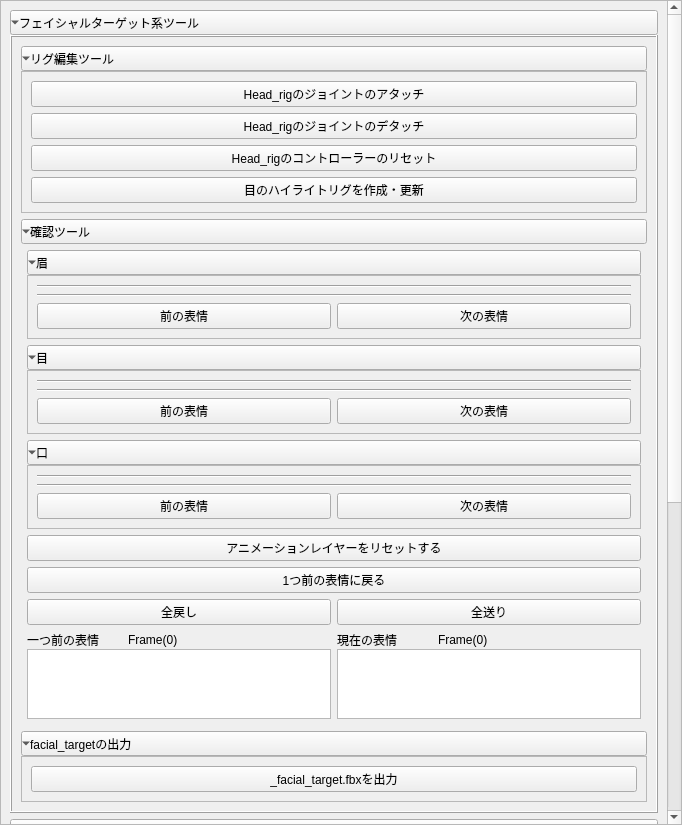
<?xml version="1.0" encoding="UTF-8"?>
<ui version="4.0">
 <class>MainWindow</class>
 <widget class="QMainWindow" name="MainWindow">
  <property name="geometry">
   <rect>
    <x>0</x>
    <y>0</y>
    <width>682</width>
    <height>825</height>
   </rect>
  </property>
  <property name="minimumSize">
   <size>
    <width>500</width>
    <height>0</height>
   </size>
  </property>
  <property name="windowTitle">
   <string>MainWindow</string>
  </property>
  <widget class="QWidget" name="centralwidget">
   <layout class="QVBoxLayout" name="verticalLayout_21" stretch="0">
    <property name="spacing">
     <number>0</number>
    </property>
    <property name="leftMargin">
     <number>0</number>
    </property>
    <property name="topMargin">
     <number>0</number>
    </property>
    <property name="rightMargin">
     <number>0</number>
    </property>
    <property name="bottomMargin">
     <number>0</number>
    </property>
    <item>
     <widget class="QScrollArea" name="scrollArea">
      <property name="horizontalScrollBarPolicy">
       <enum>Qt::ScrollBarAlwaysOff</enum>
      </property>
      <property name="sizeAdjustPolicy">
       <enum>QAbstractScrollArea::AdjustToContents</enum>
      </property>
      <property name="widgetResizable">
       <bool>true</bool>
      </property>
      <widget class="QWidget" name="scrollAreaWidgetContents">
       <property name="geometry">
        <rect>
         <x>0</x>
         <y>-492</y>
         <width>663</width>
         <height>1315</height>
        </rect>
       </property>
       <layout class="QVBoxLayout" name="verticalLayout" stretch="0,0,0,1">
        <item>
         <layout class="QVBoxLayout" name="facial_target_type_tool_frame_layout">
          <property name="spacing">
           <number>0</number>
          </property>
          <item>
           <widget class="QToolButton" name="facial_target_type_tool_frame_btn">
            <property name="sizePolicy">
             <sizepolicy hsizetype="Expanding" vsizetype="Fixed">
              <horstretch>0</horstretch>
              <verstretch>0</verstretch>
             </sizepolicy>
            </property>
            <property name="text">
             <string>フェイシャルターゲット系ツール</string>
            </property>
            <property name="iconSize">
             <size>
              <width>4</width>
              <height>4</height>
             </size>
            </property>
            <property name="toolButtonStyle">
             <enum>Qt::ToolButtonTextBesideIcon</enum>
            </property>
            <property name="arrowType">
             <enum>Qt::DownArrow</enum>
            </property>
           </widget>
          </item>
          <item>
           <widget class="QFrame" name="facial_target_type_tool_frame">
            <property name="frameShape">
             <enum>QFrame::Box</enum>
            </property>
            <property name="frameShadow">
             <enum>QFrame::Raised</enum>
            </property>
            <layout class="QVBoxLayout" name="verticalLayout_8">
             <property name="sizeConstraint">
              <enum>QLayout::SetDefaultConstraint</enum>
             </property>
             <item>
              <layout class="QVBoxLayout" name="edit_rig_frame_layout">
               <property name="spacing">
                <number>0</number>
               </property>
               <item>
                <widget class="QToolButton" name="edit_rig_frame_btn">
                 <property name="sizePolicy">
                  <sizepolicy hsizetype="Expanding" vsizetype="Fixed">
                   <horstretch>0</horstretch>
                   <verstretch>0</verstretch>
                  </sizepolicy>
                 </property>
                 <property name="text">
                  <string>リグ編集ツール</string>
                 </property>
                 <property name="iconSize">
                  <size>
                   <width>4</width>
                   <height>4</height>
                  </size>
                 </property>
                 <property name="toolButtonStyle">
                  <enum>Qt::ToolButtonTextBesideIcon</enum>
                 </property>
                 <property name="arrowType">
                  <enum>Qt::DownArrow</enum>
                 </property>
                </widget>
               </item>
               <item>
                <widget class="QFrame" name="edit_rig_frame">
                 <property name="frameShape">
                  <enum>QFrame::StyledPanel</enum>
                 </property>
                 <property name="frameShadow">
                  <enum>QFrame::Raised</enum>
                 </property>
                 <layout class="QVBoxLayout" name="verticalLayout_6">
                  <item>
                   <widget class="QPushButton" name="exec_attach_head_rig_btn">
                    <property name="text">
                     <string>Head_rigのジョイントのアタッチ</string>
                    </property>
                   </widget>
                  </item>
                  <item>
                   <widget class="QPushButton" name="exec_detach_head_rig_btn">
                    <property name="text">
                     <string>Head_rigのジョイントのデタッチ</string>
                    </property>
                   </widget>
                  </item>
                  <item>
                   <widget class="QPushButton" name="exec_reset_head_rig_controller_btn">
                    <property name="text">
                     <string>Head_rigのコントローラーのリセット</string>
                    </property>
                   </widget>
                  </item>
                  <item>
                   <widget class="QPushButton" name="exec_edit_eye_highlight_rig_btn">
                    <property name="text">
                     <string>目のハイライトリグを作成・更新</string>
                    </property>
                   </widget>
                  </item>
                 </layout>
                </widget>
               </item>
              </layout>
             </item>
             <item>
              <layout class="QVBoxLayout" name="facial_check_frame_layout">
               <property name="spacing">
                <number>0</number>
               </property>
               <property name="leftMargin">
                <number>0</number>
               </property>
               <property name="topMargin">
                <number>0</number>
               </property>
               <property name="rightMargin">
                <number>0</number>
               </property>
               <property name="bottomMargin">
                <number>0</number>
               </property>
               <item>
                <widget class="QToolButton" name="facial_check_frame_btn">
                 <property name="sizePolicy">
                  <sizepolicy hsizetype="Expanding" vsizetype="Fixed">
                   <horstretch>0</horstretch>
                   <verstretch>0</verstretch>
                  </sizepolicy>
                 </property>
                 <property name="text">
                  <string>確認ツール</string>
                 </property>
                 <property name="iconSize">
                  <size>
                   <width>4</width>
                   <height>4</height>
                  </size>
                 </property>
                 <property name="toolButtonStyle">
                  <enum>Qt::ToolButtonTextBesideIcon</enum>
                 </property>
                 <property name="arrowType">
                  <enum>Qt::DownArrow</enum>
                 </property>
                </widget>
               </item>
               <item>
                <widget class="QFrame" name="facial_check_frame">
                 <layout class="QVBoxLayout" name="verticalLayout_33">
                  <property name="leftMargin">
                   <number>6</number>
                  </property>
                  <property name="topMargin">
                   <number>6</number>
                  </property>
                  <property name="rightMargin">
                   <number>6</number>
                  </property>
                  <property name="bottomMargin">
                   <number>6</number>
                  </property>
                  <item>
                   <layout class="QVBoxLayout" name="eyebrow_check_frame_layout">
                    <property name="spacing">
                     <number>0</number>
                    </property>
                    <item>
                     <widget class="QToolButton" name="eyebrow_check_frame_btn">
                      <property name="sizePolicy">
                       <sizepolicy hsizetype="Expanding" vsizetype="Fixed">
                        <horstretch>0</horstretch>
                        <verstretch>0</verstretch>
                       </sizepolicy>
                      </property>
                      <property name="layoutDirection">
                       <enum>Qt::LeftToRight</enum>
                      </property>
                      <property name="text">
                       <string>眉</string>
                      </property>
                      <property name="iconSize">
                       <size>
                        <width>4</width>
                        <height>4</height>
                       </size>
                      </property>
                      <property name="autoRepeat">
                       <bool>false</bool>
                      </property>
                      <property name="toolButtonStyle">
                       <enum>Qt::ToolButtonTextBesideIcon</enum>
                      </property>
                      <property name="arrowType">
                       <enum>Qt::DownArrow</enum>
                      </property>
                     </widget>
                    </item>
                    <item>
                     <widget class="QFrame" name="eyebrow_check_frame">
                      <property name="frameShape">
                       <enum>QFrame::StyledPanel</enum>
                      </property>
                      <property name="frameShadow">
                       <enum>QFrame::Raised</enum>
                      </property>
                      <layout class="QVBoxLayout" name="verticalLayout_13">
                       <item>
                        <layout class="QVBoxLayout" name="eyebrow_check_top_layout">
                         <property name="spacing">
                          <number>0</number>
                         </property>
                        </layout>
                       </item>
                       <item>
                        <widget class="Line" name="eyebrow_check_frame_line_1">
                         <property name="orientation">
                          <enum>Qt::Horizontal</enum>
                         </property>
                        </widget>
                       </item>
                       <item>
                        <layout class="QVBoxLayout" name="eyebrow_check_mid_layout">
                         <property name="spacing">
                          <number>0</number>
                         </property>
                        </layout>
                       </item>
                       <item>
                        <widget class="Line" name="eyebrow_check_frame_line_2">
                         <property name="orientation">
                          <enum>Qt::Horizontal</enum>
                         </property>
                        </widget>
                       </item>
                       <item>
                        <layout class="QHBoxLayout" name="eyebrow_check_btm_layout">
                         <property name="spacing">
                          <number>6</number>
                         </property>
                         <item>
                          <widget class="QPushButton" name="exec_prev_eyebrow_btn">
                           <property name="text">
                            <string>前の表情</string>
                           </property>
                          </widget>
                         </item>
                         <item>
                          <widget class="QPushButton" name="exec_next_eyebrow_btn">
                           <property name="text">
                            <string>次の表情</string>
                           </property>
                          </widget>
                         </item>
                        </layout>
                       </item>
                      </layout>
                     </widget>
                    </item>
                   </layout>
                  </item>
                  <item>
                   <layout class="QVBoxLayout" name="eye_check_frame_layout">
                    <property name="spacing">
                     <number>0</number>
                    </property>
                    <item>
                     <widget class="QToolButton" name="eye_check_frame_btn">
                      <property name="sizePolicy">
                       <sizepolicy hsizetype="Expanding" vsizetype="Fixed">
                        <horstretch>0</horstretch>
                        <verstretch>0</verstretch>
                       </sizepolicy>
                      </property>
                      <property name="text">
                       <string>目</string>
                      </property>
                      <property name="iconSize">
                       <size>
                        <width>4</width>
                        <height>4</height>
                       </size>
                      </property>
                      <property name="toolButtonStyle">
                       <enum>Qt::ToolButtonTextBesideIcon</enum>
                      </property>
                      <property name="arrowType">
                       <enum>Qt::DownArrow</enum>
                      </property>
                     </widget>
                    </item>
                    <item>
                     <widget class="QFrame" name="eye_check_frame">
                      <property name="frameShape">
                       <enum>QFrame::StyledPanel</enum>
                      </property>
                      <property name="frameShadow">
                       <enum>QFrame::Raised</enum>
                      </property>
                      <layout class="QVBoxLayout" name="verticalLayout_4">
                       <item>
                        <layout class="QVBoxLayout" name="eye_check_top_layout">
                         <property name="spacing">
                          <number>0</number>
                         </property>
                        </layout>
                       </item>
                       <item>
                        <widget class="Line" name="eye_check_frame_line_1">
                         <property name="orientation">
                          <enum>Qt::Horizontal</enum>
                         </property>
                        </widget>
                       </item>
                       <item>
                        <layout class="QVBoxLayout" name="eye_check_mid_layout">
                         <property name="spacing">
                          <number>0</number>
                         </property>
                        </layout>
                       </item>
                       <item>
                        <widget class="Line" name="eye_check_frame_line_2">
                         <property name="orientation">
                          <enum>Qt::Horizontal</enum>
                         </property>
                        </widget>
                       </item>
                       <item>
                        <layout class="QHBoxLayout" name="eye_check_btm_layout">
                         <item>
                          <widget class="QPushButton" name="exec_prev_eye_btn">
                           <property name="text">
                            <string>前の表情</string>
                           </property>
                          </widget>
                         </item>
                         <item>
                          <widget class="QPushButton" name="exec_next_eye_btn">
                           <property name="text">
                            <string>次の表情</string>
                           </property>
                          </widget>
                         </item>
                        </layout>
                       </item>
                      </layout>
                     </widget>
                    </item>
                   </layout>
                  </item>
                  <item>
                   <layout class="QVBoxLayout" name="mouth_check_frame_layout">
                    <property name="spacing">
                     <number>0</number>
                    </property>
                    <item>
                     <widget class="QToolButton" name="mouth_check_frame_btn">
                      <property name="sizePolicy">
                       <sizepolicy hsizetype="Expanding" vsizetype="Fixed">
                        <horstretch>0</horstretch>
                        <verstretch>0</verstretch>
                       </sizepolicy>
                      </property>
                      <property name="text">
                       <string>口</string>
                      </property>
                      <property name="iconSize">
                       <size>
                        <width>4</width>
                        <height>4</height>
                       </size>
                      </property>
                      <property name="toolButtonStyle">
                       <enum>Qt::ToolButtonTextBesideIcon</enum>
                      </property>
                      <property name="arrowType">
                       <enum>Qt::DownArrow</enum>
                      </property>
                     </widget>
                    </item>
                    <item>
                     <widget class="QFrame" name="mouth_check_frame">
                      <property name="minimumSize">
                       <size>
                        <width>0</width>
                        <height>0</height>
                       </size>
                      </property>
                      <property name="frameShape">
                       <enum>QFrame::StyledPanel</enum>
                      </property>
                      <property name="frameShadow">
                       <enum>QFrame::Raised</enum>
                      </property>
                      <layout class="QVBoxLayout" name="verticalLayout_18">
                       <item>
                        <layout class="QVBoxLayout" name="mouth_check_top_layout">
                         <property name="spacing">
                          <number>0</number>
                         </property>
                        </layout>
                       </item>
                       <item>
                        <widget class="Line" name="mouth_check_frame_line_1">
                         <property name="orientation">
                          <enum>Qt::Horizontal</enum>
                         </property>
                        </widget>
                       </item>
                       <item>
                        <layout class="QVBoxLayout" name="mouth_check_mid_layout">
                         <property name="spacing">
                          <number>0</number>
                         </property>
                        </layout>
                       </item>
                       <item>
                        <widget class="Line" name="mouth_check_frame_line_2">
                         <property name="orientation">
                          <enum>Qt::Horizontal</enum>
                         </property>
                        </widget>
                       </item>
                       <item>
                        <layout class="QHBoxLayout" name="mouth_check_btm_layout">
                         <item>
                          <widget class="QPushButton" name="exec_prev_mouth_btn">
                           <property name="text">
                            <string>前の表情</string>
                           </property>
                          </widget>
                         </item>
                         <item>
                          <widget class="QPushButton" name="exec_next_mouth_btn">
                           <property name="text">
                            <string>次の表情</string>
                           </property>
                          </widget>
                         </item>
                        </layout>
                       </item>
                      </layout>
                     </widget>
                    </item>
                   </layout>
                  </item>
                  <item>
                   <widget class="QPushButton" name="exec_reset_animation_layer_btn">
                    <property name="text">
                     <string>アニメーションレイヤーをリセットする</string>
                    </property>
                   </widget>
                  </item>
                  <item>
                   <widget class="QPushButton" name="exec_back_facial_btn">
                    <property name="text">
                     <string>1つ前の表情に戻る</string>
                    </property>
                   </widget>
                  </item>
                  <item>
                   <layout class="QHBoxLayout" name="horizontalLayout_16">
                    <item>
                     <widget class="QPushButton" name="exec_all_prev_facial_btn">
                      <property name="text">
                       <string>全戻し</string>
                      </property>
                     </widget>
                    </item>
                    <item>
                     <widget class="QPushButton" name="exec_all_next_facial_btn">
                      <property name="text">
                       <string>全送り</string>
                      </property>
                     </widget>
                    </item>
                   </layout>
                  </item>
                  <item>
                   <layout class="QHBoxLayout" name="horizontalLayout_17" stretch="1,1">
                    <item>
                     <layout class="QVBoxLayout" name="verticalLayout_19">
                      <property name="spacing">
                       <number>0</number>
                      </property>
                      <item>
                       <layout class="QHBoxLayout" name="horizontalLayout_22" stretch="1,2">
                        <item>
                         <widget class="QLabel" name="prev_facial_list_label">
                          <property name="text">
                           <string>一つ前の表情</string>
                          </property>
                         </widget>
                        </item>
                        <item>
                         <widget class="QLabel" name="prev_facial_list_count_label">
                          <property name="text">
                           <string>Frame(0)</string>
                          </property>
                         </widget>
                        </item>
                       </layout>
                      </item>
                      <item>
                       <widget class="QPlainTextEdit" name="prev_facial_list_edit"/>
                      </item>
                     </layout>
                    </item>
                    <item>
                     <layout class="QVBoxLayout" name="verticalLayout_20">
                      <property name="spacing">
                       <number>0</number>
                      </property>
                      <item>
                       <layout class="QHBoxLayout" name="horizontalLayout_23" stretch="1,2">
                        <item>
                         <widget class="QLabel" name="next_facial_list_label">
                          <property name="text">
                           <string>現在の表情</string>
                          </property>
                         </widget>
                        </item>
                        <item>
                         <widget class="QLabel" name="now_facial_list_count_label">
                          <property name="text">
                           <string>Frame(0)</string>
                          </property>
                         </widget>
                        </item>
                       </layout>
                      </item>
                      <item>
                       <widget class="QPlainTextEdit" name="now_facial_list_edit"/>
                      </item>
                     </layout>
                    </item>
                   </layout>
                  </item>
                 </layout>
                </widget>
               </item>
              </layout>
             </item>
             <item>
              <layout class="QVBoxLayout" name="export_facial_target_frame_layout">
               <property name="spacing">
                <number>0</number>
               </property>
               <item>
                <widget class="QToolButton" name="export_facial_target_frame_btn">
                 <property name="sizePolicy">
                  <sizepolicy hsizetype="Expanding" vsizetype="Fixed">
                   <horstretch>0</horstretch>
                   <verstretch>0</verstretch>
                  </sizepolicy>
                 </property>
                 <property name="text">
                  <string>facial_targetの出力</string>
                 </property>
                 <property name="iconSize">
                  <size>
                   <width>4</width>
                   <height>4</height>
                  </size>
                 </property>
                 <property name="toolButtonStyle">
                  <enum>Qt::ToolButtonTextBesideIcon</enum>
                 </property>
                 <property name="arrowType">
                  <enum>Qt::DownArrow</enum>
                 </property>
                </widget>
               </item>
               <item>
                <widget class="QFrame" name="export_facial_target_frame">
                 <property name="minimumSize">
                  <size>
                   <width>0</width>
                   <height>0</height>
                  </size>
                 </property>
                 <property name="frameShape">
                  <enum>QFrame::StyledPanel</enum>
                 </property>
                 <property name="frameShadow">
                  <enum>QFrame::Raised</enum>
                 </property>
                 <layout class="QVBoxLayout" name="verticalLayout_15">
                  <item>
                   <widget class="QPushButton" name="exec_export_facial_target_btn">
                    <property name="text">
                     <string>_facial_target.fbxを出力</string>
                    </property>
                   </widget>
                  </item>
                 </layout>
                </widget>
               </item>
              </layout>
             </item>
            </layout>
           </widget>
          </item>
         </layout>
        </item>
        <item>
         <layout class="QVBoxLayout" name="ear_target_type_too_frame_layout">
          <property name="spacing">
           <number>0</number>
          </property>
          <item>
           <widget class="QToolButton" name="ear_target_type_tool_frame_btn">
            <property name="sizePolicy">
             <sizepolicy hsizetype="Expanding" vsizetype="Fixed">
              <horstretch>0</horstretch>
              <verstretch>0</verstretch>
             </sizepolicy>
            </property>
            <property name="text">
             <string>耳ターゲット系ツール</string>
            </property>
            <property name="iconSize">
             <size>
              <width>4</width>
              <height>4</height>
             </size>
            </property>
            <property name="toolButtonStyle">
             <enum>Qt::ToolButtonTextBesideIcon</enum>
            </property>
            <property name="arrowType">
             <enum>Qt::DownArrow</enum>
            </property>
           </widget>
          </item>
          <item>
           <widget class="QFrame" name="ear_target_type_tool_frame">
            <property name="minimumSize">
             <size>
              <width>0</width>
              <height>0</height>
             </size>
            </property>
            <property name="frameShape">
             <enum>QFrame::StyledPanel</enum>
            </property>
            <property name="frameShadow">
             <enum>QFrame::Raised</enum>
            </property>
            <layout class="QVBoxLayout" name="verticalLayout_11">
             <item>
              <layout class="QVBoxLayout" name="ear_target_check_frame_layout">
               <property name="spacing">
                <number>0</number>
               </property>
               <property name="leftMargin">
                <number>0</number>
               </property>
               <property name="topMargin">
                <number>0</number>
               </property>
               <property name="rightMargin">
                <number>0</number>
               </property>
               <property name="bottomMargin">
                <number>0</number>
               </property>
               <item>
                <widget class="QToolButton" name="ear_target_check_frame_btn">
                 <property name="sizePolicy">
                  <sizepolicy hsizetype="Expanding" vsizetype="Fixed">
                   <horstretch>0</horstretch>
                   <verstretch>0</verstretch>
                  </sizepolicy>
                 </property>
                 <property name="text">
                  <string>確認ツール</string>
                 </property>
                 <property name="iconSize">
                  <size>
                   <width>4</width>
                   <height>4</height>
                  </size>
                 </property>
                 <property name="toolButtonStyle">
                  <enum>Qt::ToolButtonTextBesideIcon</enum>
                 </property>
                 <property name="arrowType">
                  <enum>Qt::DownArrow</enum>
                 </property>
                </widget>
               </item>
               <item>
                <widget class="QFrame" name="ear_target_check_frame">
                 <layout class="QVBoxLayout" name="verticalLayout_34">
                  <property name="leftMargin">
                   <number>6</number>
                  </property>
                  <property name="topMargin">
                   <number>6</number>
                  </property>
                  <property name="rightMargin">
                   <number>6</number>
                  </property>
                  <property name="bottomMargin">
                   <number>6</number>
                  </property>
                  <item>
                   <layout class="QVBoxLayout" name="ear_check_frame_layout">
                    <property name="spacing">
                     <number>0</number>
                    </property>
                    <item>
                     <widget class="QToolButton" name="ear_check_frame_btn">
                      <property name="sizePolicy">
                       <sizepolicy hsizetype="Expanding" vsizetype="Fixed">
                        <horstretch>0</horstretch>
                        <verstretch>0</verstretch>
                       </sizepolicy>
                      </property>
                      <property name="layoutDirection">
                       <enum>Qt::LeftToRight</enum>
                      </property>
                      <property name="text">
                       <string>耳</string>
                      </property>
                      <property name="iconSize">
                       <size>
                        <width>4</width>
                        <height>4</height>
                       </size>
                      </property>
                      <property name="autoRepeat">
                       <bool>false</bool>
                      </property>
                      <property name="toolButtonStyle">
                       <enum>Qt::ToolButtonTextBesideIcon</enum>
                      </property>
                      <property name="arrowType">
                       <enum>Qt::DownArrow</enum>
                      </property>
                     </widget>
                    </item>
                    <item>
                     <widget class="QFrame" name="ear_check_frame">
                      <property name="frameShape">
                       <enum>QFrame::StyledPanel</enum>
                      </property>
                      <property name="frameShadow">
                       <enum>QFrame::Raised</enum>
                      </property>
                      <layout class="QVBoxLayout" name="verticalLayout_14">
                       <item>
                        <layout class="QVBoxLayout" name="ear_check_top_layout">
                         <property name="spacing">
                          <number>0</number>
                         </property>
                        </layout>
                       </item>
                       <item>
                        <widget class="Line" name="ear_check_frame_line_1">
                         <property name="orientation">
                          <enum>Qt::Horizontal</enum>
                         </property>
                        </widget>
                       </item>
                       <item>
                        <layout class="QVBoxLayout" name="ear_check_mid_layout">
                         <property name="spacing">
                          <number>0</number>
                         </property>
                        </layout>
                       </item>
                       <item>
                        <widget class="Line" name="ear_check_frame_line_2">
                         <property name="orientation">
                          <enum>Qt::Horizontal</enum>
                         </property>
                        </widget>
                       </item>
                       <item>
                        <layout class="QHBoxLayout" name="ear_check_btm_layout">
                         <property name="spacing">
                          <number>6</number>
                         </property>
                         <item>
                          <widget class="QPushButton" name="exec_prev_ear_btn">
                           <property name="text">
                            <string>前の表情</string>
                           </property>
                          </widget>
                         </item>
                         <item>
                          <widget class="QPushButton" name="exec_next_ear_btn">
                           <property name="text">
                            <string>次の表情</string>
                           </property>
                          </widget>
                         </item>
                        </layout>
                       </item>
                      </layout>
                     </widget>
                    </item>
                   </layout>
                  </item>
                  <item>
                   <widget class="QPushButton" name="exec_reset_ear_animation_layer_btn">
                    <property name="text">
                     <string>アニメーションレイヤーをリセットする</string>
                    </property>
                   </widget>
                  </item>
                  <item>
                   <widget class="QPushButton" name="exec_back_ear_btn">
                    <property name="text">
                     <string>1つ前の表情に戻る</string>
                    </property>
                   </widget>
                  </item>
                  <item>
                   <layout class="QHBoxLayout" name="horizontalLayout_19">
                    <item>
                     <widget class="QPushButton" name="exec_all_prev_ear_btn">
                      <property name="text">
                       <string>全戻し</string>
                      </property>
                     </widget>
                    </item>
                    <item>
                     <widget class="QPushButton" name="exec_all_next_ear_btn">
                      <property name="text">
                       <string>全送り</string>
                      </property>
                     </widget>
                    </item>
                   </layout>
                  </item>
                  <item>
                   <layout class="QHBoxLayout" name="horizontalLayout_20" stretch="1,1">
                    <item>
                     <layout class="QVBoxLayout" name="verticalLayout_23">
                      <property name="spacing">
                       <number>0</number>
                      </property>
                      <item>
                       <layout class="QHBoxLayout" name="horizontalLayout_24" stretch="1,2">
                        <item>
                         <widget class="QLabel" name="prev_ear_list_label">
                          <property name="text">
                           <string>一つ前の表情</string>
                          </property>
                         </widget>
                        </item>
                        <item>
                         <widget class="QLabel" name="prev_ear_list_count_label">
                          <property name="text">
                           <string>Frame(0)</string>
                          </property>
                         </widget>
                        </item>
                       </layout>
                      </item>
                      <item>
                       <widget class="QPlainTextEdit" name="prev_ear_list_edit"/>
                      </item>
                     </layout>
                    </item>
                    <item>
                     <layout class="QVBoxLayout" name="verticalLayout_25">
                      <property name="spacing">
                       <number>0</number>
                      </property>
                      <item>
                       <layout class="QHBoxLayout" name="horizontalLayout_25" stretch="1,2">
                        <item>
                         <widget class="QLabel" name="next_facial_list_label_2">
                          <property name="text">
                           <string>現在の表情</string>
                          </property>
                         </widget>
                        </item>
                        <item>
                         <widget class="QLabel" name="now_ear_list_count_label">
                          <property name="text">
                           <string>Frame(0)</string>
                          </property>
                         </widget>
                        </item>
                       </layout>
                      </item>
                      <item>
                       <widget class="QPlainTextEdit" name="now_ear_list_edit"/>
                      </item>
                     </layout>
                    </item>
                   </layout>
                  </item>
                 </layout>
                </widget>
               </item>
              </layout>
             </item>
             <item>
              <layout class="QVBoxLayout" name="export_ear_target_frame_layout">
               <property name="spacing">
                <number>0</number>
               </property>
               <item>
                <widget class="QToolButton" name="export_ear_target_frame_btn">
                 <property name="sizePolicy">
                  <sizepolicy hsizetype="Expanding" vsizetype="Fixed">
                   <horstretch>0</horstretch>
                   <verstretch>0</verstretch>
                  </sizepolicy>
                 </property>
                 <property name="text">
                  <string>ear_target.fbxの出力</string>
                 </property>
                 <property name="iconSize">
                  <size>
                   <width>4</width>
                   <height>4</height>
                  </size>
                 </property>
                 <property name="toolButtonStyle">
                  <enum>Qt::ToolButtonTextBesideIcon</enum>
                 </property>
                 <property name="arrowType">
                  <enum>Qt::DownArrow</enum>
                 </property>
                </widget>
               </item>
               <item>
                <widget class="QFrame" name="export_ear_target_frame">
                 <property name="minimumSize">
                  <size>
                   <width>0</width>
                   <height>0</height>
                  </size>
                 </property>
                 <property name="frameShape">
                  <enum>QFrame::StyledPanel</enum>
                 </property>
                 <property name="frameShadow">
                  <enum>QFrame::Raised</enum>
                 </property>
                 <layout class="QVBoxLayout" name="verticalLayout_7">
                  <item>
                   <widget class="QPushButton" name="exec_export_ear_target_btn">
                    <property name="text">
                     <string>ear_target.fbxの出力</string>
                    </property>
                   </widget>
                  </item>
                 </layout>
                </widget>
               </item>
              </layout>
             </item>
            </layout>
           </widget>
          </item>
         </layout>
        </item>
        <item>
         <layout class="QVBoxLayout" name="export_facial_blend_target_frame_layout">
          <property name="spacing">
           <number>0</number>
          </property>
          <item>
           <widget class="QToolButton" name="export_facial_blend_target_frame_btn">
            <property name="sizePolicy">
             <sizepolicy hsizetype="Expanding" vsizetype="Fixed">
              <horstretch>0</horstretch>
              <verstretch>0</verstretch>
             </sizepolicy>
            </property>
            <property name="text">
             <string>facial_blend_target.ma/fbxの作成</string>
            </property>
            <property name="iconSize">
             <size>
              <width>4</width>
              <height>4</height>
             </size>
            </property>
            <property name="toolButtonStyle">
             <enum>Qt::ToolButtonTextBesideIcon</enum>
            </property>
            <property name="arrowType">
             <enum>Qt::DownArrow</enum>
            </property>
           </widget>
          </item>
          <item>
           <widget class="QFrame" name="export_facial_blend_target_frame">
            <property name="minimumSize">
             <size>
              <width>0</width>
              <height>0</height>
             </size>
            </property>
            <property name="frameShape">
             <enum>QFrame::StyledPanel</enum>
            </property>
            <property name="frameShadow">
             <enum>QFrame::Raised</enum>
            </property>
            <layout class="QVBoxLayout" name="verticalLayout_17">
             <item>
              <widget class="QPushButton" name="exec_export_facial_blend_target_btn">
               <property name="text">
                <string>_facial_blend_target.ma/fbxの作成</string>
               </property>
              </widget>
             </item>
            </layout>
           </widget>
          </item>
         </layout>
        </item>
        <item>
         <spacer name="verticalSpacer">
          <property name="orientation">
           <enum>Qt::Vertical</enum>
          </property>
          <property name="sizeHint" stdset="0">
           <size>
            <width>20</width>
            <height>40</height>
           </size>
          </property>
         </spacer>
        </item>
       </layout>
      </widget>
     </widget>
    </item>
   </layout>
  </widget>
 </widget>
 <resources/>
 <connections/>
</ui>
